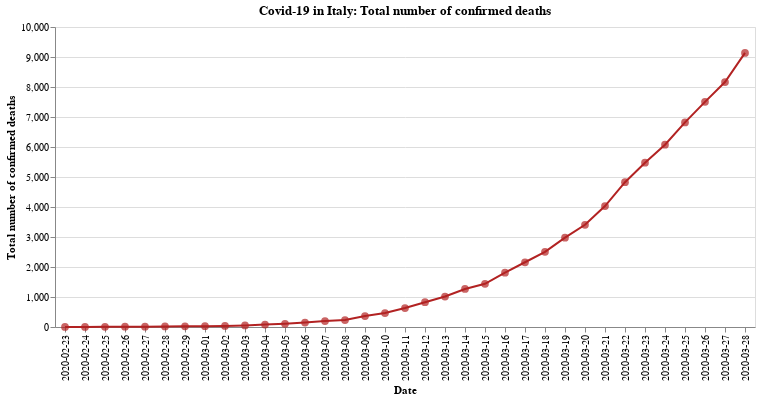

Notebook cell for this chart:
### Code cell
#hide_input
base = alt.Chart(total_deaths_IT.reset_index()).encode(
    x=alt.X('date:N', axis=alt.Axis(title='Date')),
).properties(
    title='Covid-19 in Italy: Total number of confirmed deaths'
)

line = base.mark_line(color='firebrick').encode(
    y=alt.Y('total_deaths', axis=alt.Axis(title='Total number of confirmed deaths')),
    tooltip = ['date', 'total_deaths']
)

circles = base.mark_circle(color='firebrick', size=60).encode(
    x=alt.X('date:N', axis=alt.Axis(title='Date')),
    y=alt.Y('total_deaths', axis=alt.Axis(title='Total number of confirmed deaths')),
    tooltip = ['date', 'total_deaths']
)

line+circles

### Figure 1 — Vega-Lite specification as saved in the notebook (floating-point values rounded to 4 significant figures)
{"config": {"view": {"continuousWidth": 400, "continuousHeight": 300}}, "layer": [{"mark": {"type": "line", "color": "firebrick"}, "encoding": {"tooltip": [{"type": "nominal", "field": "date"}, {"type": "quantitative", "field": "total_deaths"}], "x": {"type": "nominal", "axis": {"title": "Date"}, "field": "date"}, "y": {"type": "quantitative", "axis": {"title": "Total number of confirmed deaths"}, "field": "total_deaths"}}, "title": "Covid-19 in Italy: Total number of confirmed deaths"}, {"mark": {"type": "circle", "color": "firebrick", "size": 60}, "encoding": {"tooltip": [{"type": "nominal", "field": "date"}, {"type": "quantitative", "field": "total_deaths"}], "x": {"type": "nominal", "axis": {"title": "Date"}, "field": "date"}, "y": {"type": "quantitative", "axis": {"title": "Total number of confirmed deaths"}, "field": "total_deaths"}}, "title": "Covid-19 in Italy: Total number of confirmed deaths"}], "data": {"name": "data-94f16ffba460e9b85397fa21d2eeea8a"}, "$schema": "https://vega.github.io/schema/vega-lite/v4.8.1.json", "datasets": {"data-94f16ffba460e9b85397fa21d2eeea8a": [{"date": "2020-02-23", "total_deaths": 2}, {"date": "2020-02-24", "total_deaths": 2}, {"date": "2020-02-25", "total_deaths": 6}, {"date": "2020-02-26", "total_deaths": 11}, {"date": "2020-02-27", "total_deaths": 12}, {"date": "2020-02-28", "total_deaths": 17}, {"date": "2020-02-29", "total_deaths": 21}, {"date": "2020-03-01", "total_deaths": 29}, {"date": "2020-03-02", "total_deaths": 35}, {"date": "2020-03-03", "total_deaths": 52}, {"date": "2020-03-04", "total_deaths": 80}, {"date": "2020-03-05", "total_deaths": 107}, {"date": "2020-03-06", "total_deaths": 148}, {"date": "2020-03-07", "total_deaths": 197}, {"date": "2020-03-08", "total_deaths": 233}, {"date": "2020-03-09", "total_deaths": 366}, {"date": "2020-03-10", "total_deaths": 464}, {"date": "2020-03-11", "total_deaths": 631}, {"date": "2020-03-12", "total_deaths": 827}, {"date": "2020-03-13", "total_deaths": 1016}, {"date": "2020-03-14", "total_deaths": 1268}, {"date": "2020-03-15", "total_deaths": 1441}, {"date": "2020-03-16", "total_deaths": 1811}, {"date": "2020-03-17", "total_deaths": 2158}, {"date": "2020-03-18", "total_deaths": 2505}, {"date": "2020-03-19", "total_deaths": 2978}, {"date": "2020-03-20", "total_deaths": 3407}, {"date": "2020-03-21", "total_deaths": 4032}, {"date": "2020-03-22", "total_deaths": 4827}, {"date": "2020-03-23", "total_deaths": 5476}, {"date": "2020-03-24", "total_deaths": 6077}, {"date": "2020-03-25", "total_deaths": 6820}, {"date": "2020-03-26", "total_deaths": 7505}, {"date": "2020-03-27", "total_deaths": 8165}, {"date": "2020-03-28", "total_deaths": 9136}]}}
